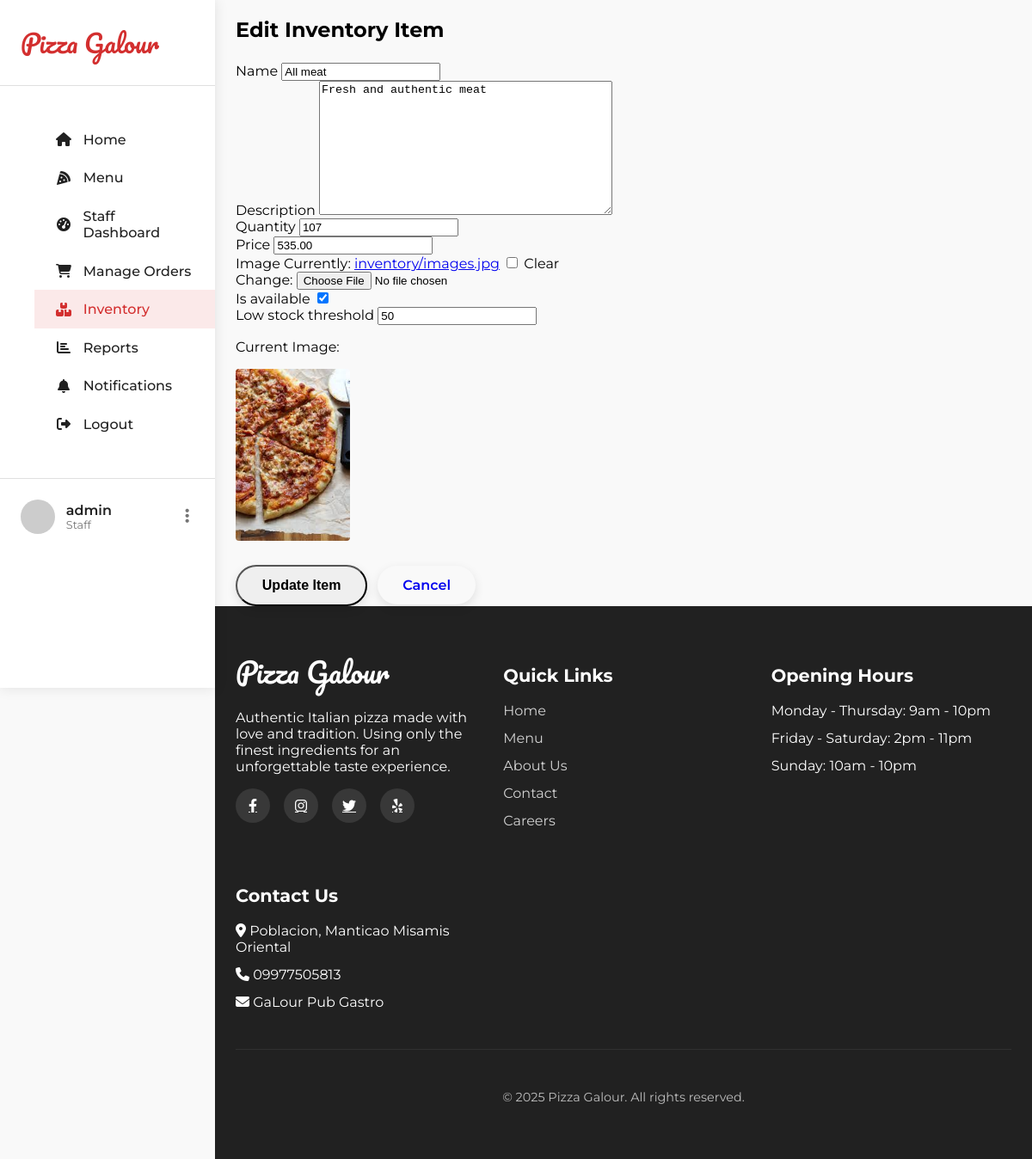
/inventory/edit/2/ (signed in), run on the app's committed database.
### inventory/models.py (models this page shows, shortened)
class Inventory(models.Model):
    name = models.CharField(max_length=100)
    description = models.TextField(blank=True, null=True)
    quantity = models.PositiveIntegerField(default=0)
    price = models.DecimalField(max_digits=8, decimal_places=2)
    image = models.ImageField(upload_to='inventory/', blank=True, null=True)
    is_available = models.BooleanField(default=True)
    low_stock_threshold = models.PositiveIntegerField(default=50)
    created_at = models.DateTimeField(auto_now_add=True)
    updated_at = models.DateTimeField(auto_now=True)
    class Meta:
        verbose_name_plural = 'Inventory'

### inventory/views.py (the view)
# urls.py: path('edit/<int:pk>/', views.edit_inventory, name='edit_inventory'),
@login_required
def edit_inventory(request, pk):
    if not request.user.is_staff:
        messages.error(request, 'You do not have permission to access this page.')
        return redirect('menu')
    inventory = get_object_or_404(Inventory, pk=pk)
    if request.method == 'POST':
        form = InventoryForm(request.POST, request.FILES, instance=inventory)
        if form.is_valid():
            form.save()
            messages.success(request, 'Inventory item updated successfully!')
            return redirect('inventory_list')
    else:
        form = InventoryForm(instance=inventory)
    return render(request, 'inventory/edit_inventory.html', {'form': form, 'inventory': inventory})

### inventory/forms.py
class InventoryForm(forms.ModelForm):
    class Meta:
        model = Inventory
        fields = [
            'name',
            'description',
            'quantity',
            'price',
            'image',
            'is_available',
            'low_stock_threshold'
        ]
    def __init__(self, *args, **kwargs):
        super().__init__(*args, **kwargs)
        for field_name in self.fields:
            self.fields[field_name].widget.attrs.update({'class': 'form-control'})

### notifications/context_processors.py (called while the page is built)
def notifications(request):
    notifications_list = []
    if request.user.is_authenticated:
        from notifications.models import Notification
        notifications_list = Notification.objects.filter(
            user=request.user,
            is_read=False
        ).order_by('-created_at')
    return {
        'notifications': notifications_list,
        'notification_count': len(notifications_list),
    }

### templates/inventory/edit_inventory.html (shortened to what this page needs)
{% extends 'base.html' %}
{% block content %}
<div class="container">
    <div class="card">
        <h2 style="margin-bottom: 1.5rem;">Edit Inventory Item</h2>
        <form method="post" enctype="multipart/form-data">
            {% for field in form %}
                <div class="form-group">
                    <label for="{{ field.id_for_label }}">{{ field.label }}</label>
                    {{ field }}
                </div>
            {% endfor %}
            {% if inventory.image %}
                <div style="margin-top: 1rem;">
                    <p>Current Image:</p>
                    <img src="{{ inventory.image.url }}" alt="{{ inventory.name }}" style="max-width: 200px; max-height: 200px; object-fit: cover; border-radius: 4px;">
                </div>
            {% endif %}
            <div style="margin-top: 1.5rem;">
                <button type="submit" class="btn">Update Item</button>
                <a href="{% url 'inventory_list' %}" class="btn btn-secondary" style="margin-left: 0.5rem;">Cancel</a>
            </div>
        </form>
    </div>
</div>
{% endblock %}

### templates/base.html (shortened to what this page needs)
<!DOCTYPE html>
<html lang="en">
<head>
    <link rel="stylesheet" href="https://cdnjs.cloudflare.com/ajax/libs/font-awesome/6.4.0/css/all.min.css">
</head>
<body>
    <div class="page-wrapper">
        <aside class="sidebar">
            <div class="sidebar-header">
                <a href="{% url 'home' %}" class="sidebar-logo">Pizza Galour</a>
            </div>
            <nav class="sidebar-nav">
                <ul>
                    <li class="nav-item">
                        <a href="/" class="nav-link {% if request.path == '/' %}active{% endif %}">
                            <i class="fas fa-home"></i> Home
                        </a>
                    </li>
                    <li class="nav-item">
                        <a href="{% url 'menu' %}" class="nav-link {% if 'menu' in request.path %}active{% endif %}">
                            <i class="fas fa-pizza-slice"></i> Menu
                        </a>
                    </li>
                    {% if user.is_authenticated %}
                        {% if user.is_staff %}
                            <li class="nav-item">
                                <a href="{% url 'dashboard' %}" class="nav-link {% if 'dashboard' in request.path %}active{% endif %}">
                                    <i class="fas fa-tachometer-alt"></i> Staff Dashboard
                                </a>
                            </li>
                            <li class="nav-item">
                                <a href="{% url 'order_list' %}" class="nav-link {% if 'orders' in request.path %}active{% endif %}">
                                    <i class="fas fa-shopping-cart"></i> Manage Orders
                                </a>
                            </li>
                            <li class="nav-item">
                                <a href="{% url 'inventory_list' %}" class="nav-link {% if 'inventory' in request.path %}active{% endif %}">
                                    <i class="fas fa-boxes"></i> Inventory
                                </a>
                            </li>
                            <li class="nav-item">
                                <a href="{% url 'report_list' %}" class="nav-link {% if 'reports' in request.path %}active{% endif %}">
                                    <i class="fas fa-chart-bar"></i> Reports
                                </a>
                            </li>
                            <li class="nav-item">
                                <a href="{% url 'notification_list' %}" class="nav-link {% if 'notifications' in request.path %}active{% endif %}">
                                    <i class="fas fa-bell"></i> Notifications
                                </a>
                            </li>
                        {% endif %}
                        <li class="nav-item">
                            <a href="{% url 'logout' %}" class="nav-link">
                                <i class="fas fa-sign-out-alt"></i> Logout
                            </a>
                        </li>
                    {% endif %}
                </ul>
            </nav>
            {% if request.user.is_authenticated %}
            <div class="user-section">
                <img src="{{ request.user.profile.avatar.url|default:'https://ui-avatars.com/api/?name='|add:request.user.username }}" alt="{{ request.user.username }}" class="user-avatar">
                <div class="user-info">
                    <h4 class="user-name">{{ request.user.get_full_name|default:request.user.username }}</h4>
                    <p class="user-role">{% if request.user.is_staff %}Staff{% else %}Customer{% endif %}</p>
                </div>
                <button class="user-dropdown">
                    <i class="fas fa-ellipsis-v"></i>
                </button>
            </div>
            {% else %}
            <div class="user-section">
                <a href="{% url 'login' %}" class="btn btn-primary" style="width: 100%;">Login</a>
            </div>
            {% endif %}
        </aside>
        <div class="content-wrapper">
            <main>
                {% block content %}{% endblock %}
            </main>
            <footer class="main-footer">
                <div class="container">
                    <div class="footer-content">
                        <div class="footer-section">
                            <span class="footer-logo">Pizza Galour</span>
                            <p>Authentic Italian pizza made with love and tradition. Using only the finest ingredients for an unforgettable taste experience.</p>
                            <div class="footer-social">
                                <a href="#"><i class="fab fa-facebook-f"></i></a>
                                <a href="#"><i class="fab fa-instagram"></i></a>
                                <a href="#"><i class="fab fa-twitter"></i></a>
                                <a href="#"><i class="fab fa-yelp"></i></a>
                            </div>
                        </div>
                        <div class="footer-section">
                            <h3>Quick Links</h3>
                            <ul class="footer-links">
                                <li><a href="{% url 'home' %}">Home</a></li>
                                <li><a href="{% url 'menu' %}">Menu</a></li>
                                <li><a href="#">About Us</a></li>
                                <li><a href="#">Contact</a></li>
                                <li><a href="#">Careers</a></li>
                            </ul>
                        </div>
                        <div class="footer-section">
                            <h3>Opening Hours</h3>
                            <ul class="footer-links">
                                <li>Monday - Thursday: 9am - 10pm</li>
                                <li>Friday - Saturday: 2pm - 11pm</li>
                                <li>Sunday: 10am - 10pm</li>
                            </ul>
                        </div>
                        <div class="footer-section">
                            <h3>Contact Us</h3>
                            <ul class="footer-links">
                                <li><i class="fas fa-map-marker-alt"></i> Poblacion, Manticao Misamis Oriental</li>
                                <li><i class="fas fa-phone"></i> 09977505813</li>
                                <li><i class="fas fa-envelope"></i> GaLour Pub Gastro</li>
                            </ul>
                        </div>
                    </div>
                    <div class="footer-bottom">
                        <p>&copy; {% now "Y" %} Pizza Galour. All rights reserved.</p>
                    </div>
                </div>
            </footer>
        </div>
    </div>
</body>
</html>

### templates/base.html (style rules this page uses)
:root { --primary-color: #d32f2f; --primary-dark: #9a0007; --primary-light: #ff6659; --accent-color: #ffc107; --text-dark: #212121; --text-light: #ffffff; --text-muted: #757575; --background: #f9f9f9; --surface: #ffffff; --border: #e0e0e0; --success: #4caf50; --italian-green: #4caf50; --italian-white: #ffffff; --italian-red: #d32f2f; --card-shadow: 0 8px 24px rgba(0, 0, 0, 0.12); --section-padding: 5rem 0; --sidebar-width: 250px; }
body { font-family: 'Montserrat', sans-serif; margin: 0; padding: 0; overflow-x: hidden; background-color: var(--background); }
.page-wrapper { display: flex; min-height: 100vh; }
.sidebar { width: var(--sidebar-width); background-color: var(--surface); box-shadow: 0 0 15px rgba(0, 0, 0, 0.1); position: fixed; top: 0; left: 0; height: 100vh; z-index: 1000; transition: transform 0.3s ease; overflow-y: auto; }
.content-wrapper { flex: 1; margin-left: var(--sidebar-width); transition: margin-left 0.3s ease; }
.sidebar-header { padding: 1.5rem; border-bottom: 1px solid var(--border); display: flex; align-items: center; justify-content: space-between; }
.sidebar-logo { font-family: 'Pacifico', cursive; font-size: 1.8rem; color: var(--primary-color); text-decoration: none; }
.sidebar-nav { padding: 1.5rem 0; }
.nav-item { list-style: none; }
.nav-link { display: flex; align-items: center; padding: 0.8rem 1.5rem; color: var(--text-dark); text-decoration: none; transition: all 0.3s ease; font-weight: 500; }
.nav-link:hover, .nav-link.active { background-color: rgba(211, 47, 47, 0.1); color: var(--primary-color); }
.nav-link i { margin-right: 0.8rem; width: 20px; text-align: center; }
.user-section { padding: 1.5rem; border-top: 1px solid var(--border); display: flex; align-items: center; }
.user-avatar { width: 40px; height: 40px; border-radius: 50%; object-fit: cover; margin-right: 0.8rem; }
.user-info { flex: 1; }
.user-name { font-weight: 600; margin: 0; color: var(--text-dark); }
.user-role { font-size: 0.8rem; color: var(--text-muted); margin: 0; }
.user-dropdown { background: none; border: none; color: var(--text-muted); cursor: pointer; font-size: 1.2rem; }
.main-footer { background-color: var(--text-dark); color: var(--text-light); padding: 3rem 0; }
.footer-content { display: grid; grid-template-columns: repeat(auto-fit, minmax(250px, 1fr)); gap: 2rem; }
.footer-logo { font-family: 'Pacifico', cursive; font-size: 2rem; color: var(--text-light); margin-bottom: 1rem; display: block; }
.footer-section h3 { margin-bottom: 1.2rem; font-size: 1.3rem; }
.footer-links { list-style: none; padding: 0; margin: 0; }
.footer-links li { margin-bottom: 0.8rem; }
.footer-links a { color: var(--text-light); opacity: 0.8; text-decoration: none; transition: opacity 0.3s ease; }
.footer-social { display: flex; gap: 1rem; margin-top: 1rem; }
.footer-social a { display: flex; align-items: center; justify-content: center; width: 40px; height: 40px; background-color: rgba(255, 255, 255, 0.1); border-radius: 50%; color: var(--text-light); transition: all 0.3s ease; }
.footer-bottom { text-align: center; padding-top: 2rem; margin-top: 2rem; border-top: 1px solid rgba(255, 255, 255, 0.1); font-size: 0.9rem; opacity: 0.7; }
.container { max-width: 1200px; margin: 0 auto; padding: 0 1.5rem; }
.btn { display: inline-block; padding: 0.8rem 1.8rem; border-radius: 50px; font-weight: 600; text-decoration: none; transition: all 0.3s ease; text-align: center; font-size: 1rem; cursor: pointer; box-shadow: 0 4px 12px rgba(0, 0, 0, 0.1); }

### data on the page
Inventory: form "All meat" "Fresh and authentic meat" "107" "535.00" "☑" "50", image (picture)

### other printed values
{{ request.user.get_full_name|default:request.user.username }} "admin"
{{ field.label }} "Name" "Description" "Quantity" "Price" "Image" "Is available" "Low stock threshold"
